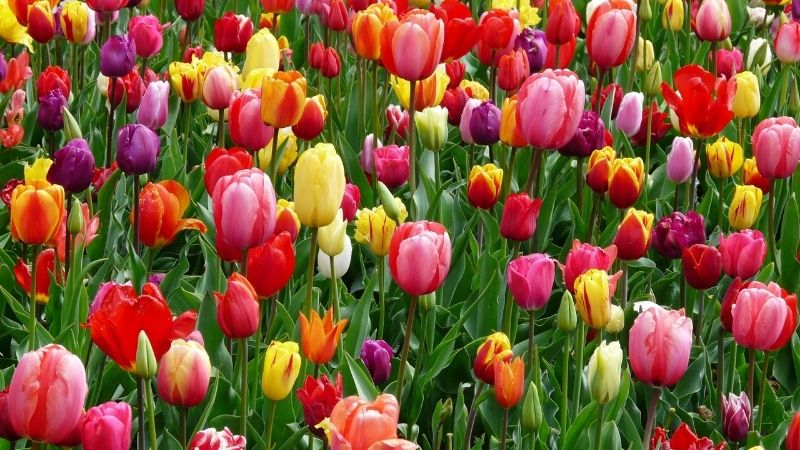
#> input picture Img/rgb_image.jpg, 800 x 450 px, found by its file name
$ python RGBImagesMatplotlibAndOpenCV.py
#> lines starting #> are read from the running program, lines starting #| are printed output that depends on the picture
import numpy as np
import matplotlib.pyplot as plt
import cv2

path = r'C:\Users\DELL INSPIRON 5530\PycharmProjects\PythonProject\OpenCV\Img\rgb_image.jpg'
img = cv2.imread(path)
#> img is the input picture: shape (450, 800, 3); mean B, G, R 53.5, 87.4, 128
print(img.dtype)
#| uint8
print(img.shape)
#| (450, 800, 3)
print(type(img))
#| <class 'numpy.ndarray'>

img = img[:,:,::-1]
R = img[:, :, 0]
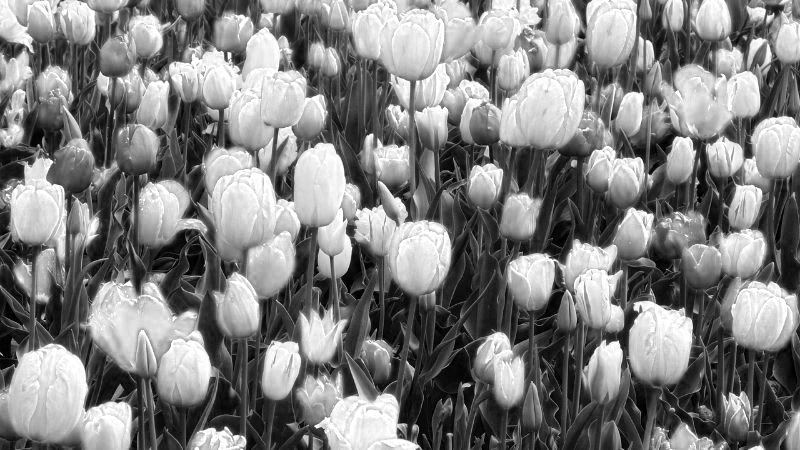
#> R: shape (450, 800); min 0, max 255, mean 128
G = img[:, :, 1]
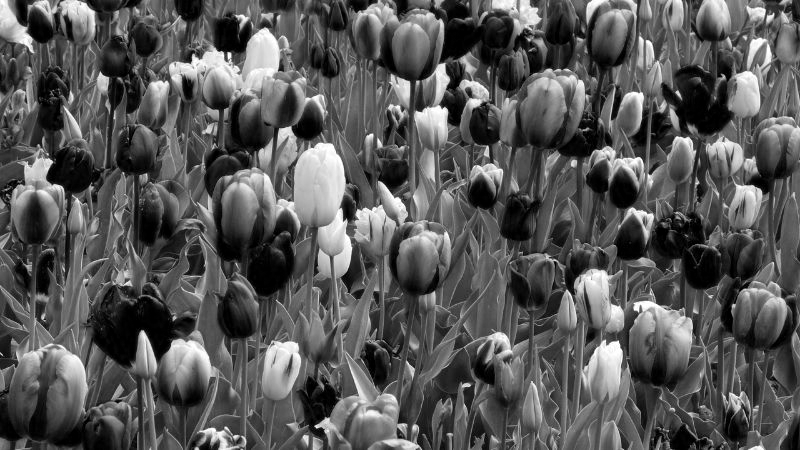
#> G: shape (450, 800); min 0, max 255, mean 87.4
B = img[:, :, 2]

R[100:400, 100:400] = 255
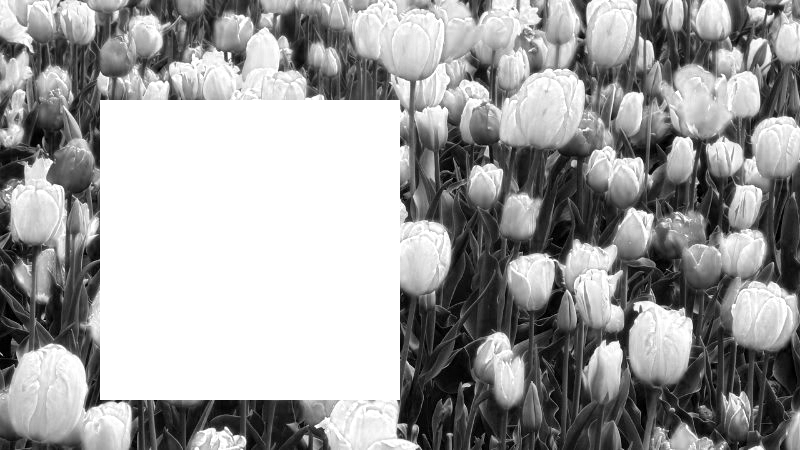
#> R: shape (450, 800); min 0, max 255, mean 158.7
G[100:400, 100:400] = 0
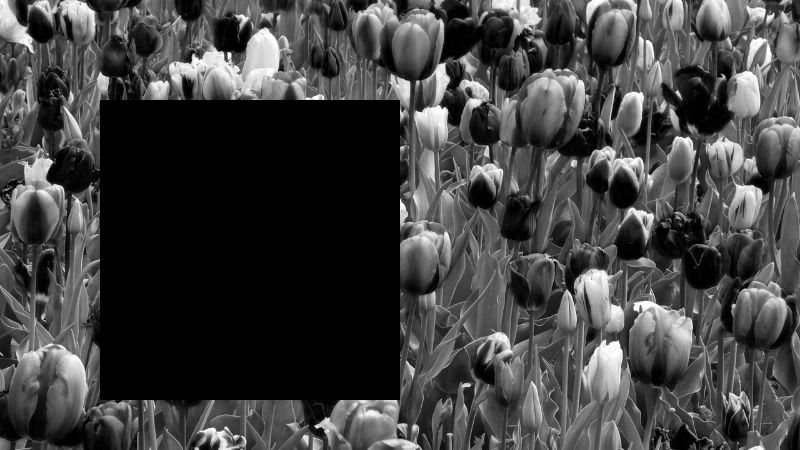
#> G: shape (450, 800); min 0, max 255, mean 65.3
B[100:400, 100:400] = 0
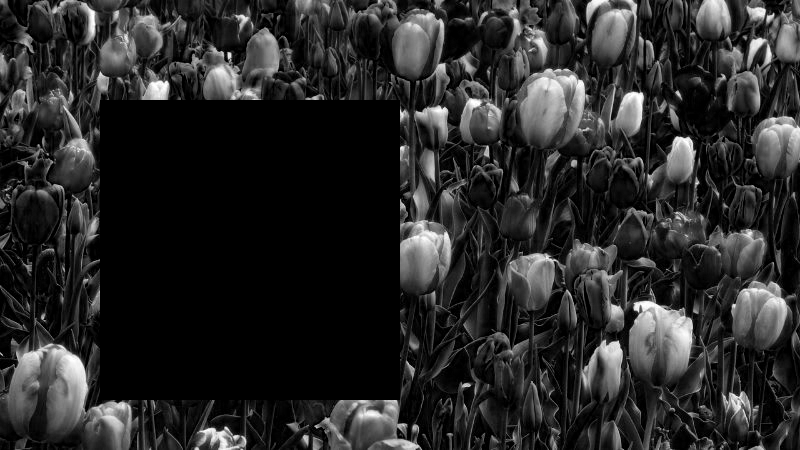
#> B: shape (450, 800); min 0, max 255, mean 40.7
img[:, :, 0] = R
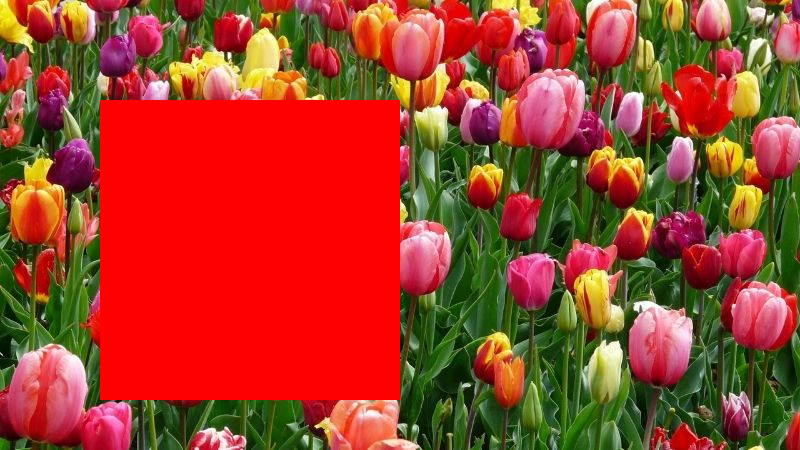
#> img: shape (450, 800, 3); mean R, G, B 158.7, 65.3, 40.7
img[:, :, 1] = G
img[:, :, 2] = B

# plt.figure() - khung chứa toàn bộ biểu đồ
plt.figure(1)

# plt.subplot (nrows, ncols, index) - Tạo nhiều biểu đổ 1 ô
plt.subplot(231)
plt.imshow(img)

# plt.xticks (yticks) - loại bỏ trục x và y
plt.xticks([])
plt.yticks([])

plt.subplot(232)
plt.imshow(img)
plt.xticks([])
plt.yticks([])

plt.subplot(233)
plt.imshow(img)
plt.xticks([])
plt.yticks([])

# Red channel
plt.subplot(234)
plt.imshow(R, cmap='gray')
plt.xticks([])
plt.yticks([])
plt.title("Red Channel")

# Green channel
plt.subplot(235)
plt.imshow(G, cmap='gray')
plt.xticks([])
plt.yticks([])
plt.title("Green Channel")

# Blue channel
plt.subplot(236)
plt.imshow(B, cmap='gray')
plt.xticks([])
plt.yticks([])
plt.title("Blue Channel")

rgb = np.zeros((100, 150, 3), dtype='uint8')
rgb[:, 0:50, 0] = 255
rgb[:, 50:100, 1] = 255
rgb[:, 100:150, 2] = 255
plt.imshow(rgb)
plt.show()
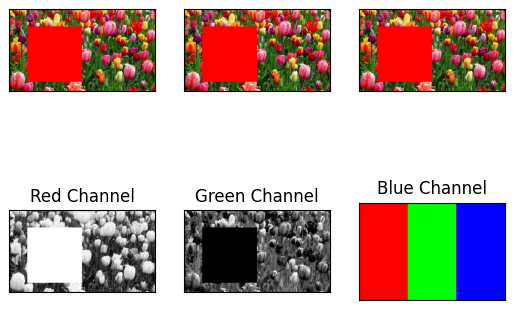
#> figure drawn by matplotlib, 6 panels

$ run again, with Img/1.jpg copied over Img/rgb_image.jpg
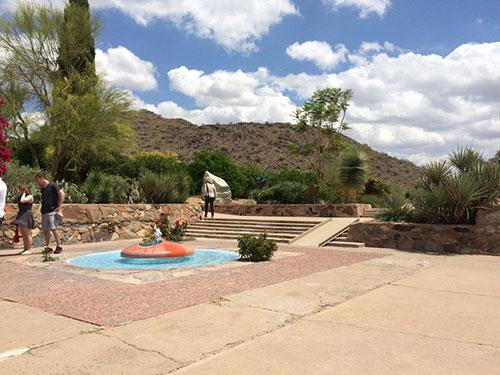
#> input picture Img/1.jpg, 500 x 375 px, found by its file name
#> img is the input picture: shape (375, 500, 3); mean B, G, R 140.3, 152.5, 162.4
#| uint8
#| (375, 500, 3)
#| <class 'numpy.ndarray'>
#> `B[100:400, 100:400] = 0`:
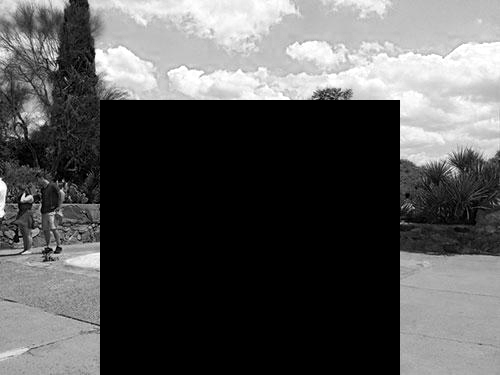
#> B: shape (375, 500); min 0, max 255, mean 85.9
#> `img[:, :, 0] = R`:
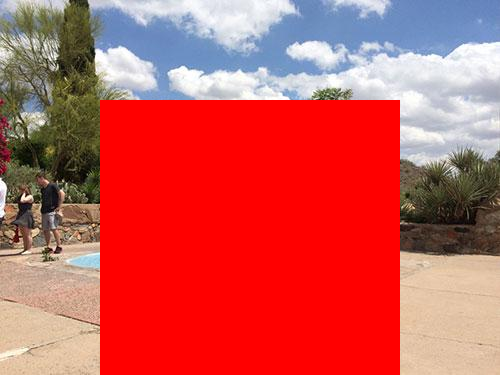
#> img: shape (375, 500, 3); mean R, G, B 201.4, 87.5, 85.9

$ run again, with Img/2.jpg copied over Img/rgb_image.jpg
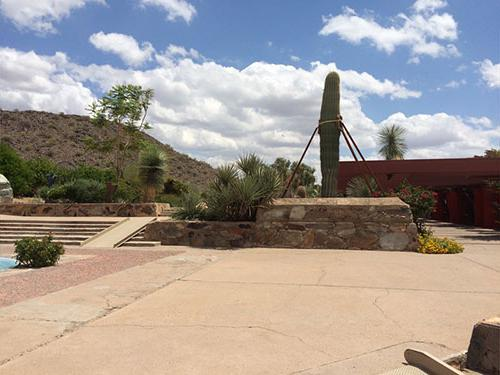
#> input picture Img/2.jpg, 500 x 375 px, found by its file name
#> img is the input picture: shape (375, 500, 3); mean B, G, R 145.9, 151.1, 159.3
#| uint8
#| (375, 500, 3)
#| <class 'numpy.ndarray'>
#> `B[100:400, 100:400] = 0`:
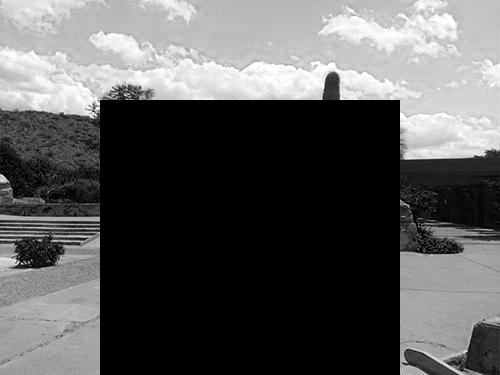
#> B: shape (375, 500); min 0, max 255, mean 89.2
#> `img[:, :, 0] = R`:
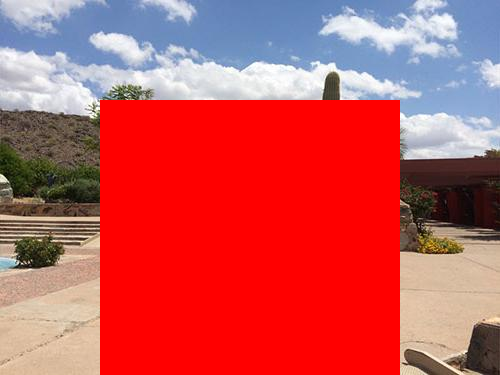
#> img: shape (375, 500, 3); mean R, G, B 198.1, 85.8, 89.2
